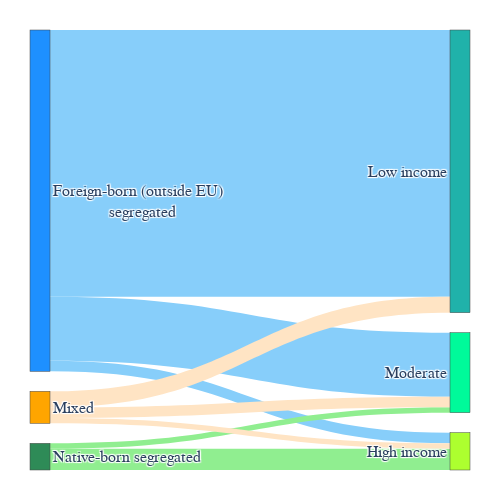

Notebook code cell kept with this figure:
### Markdown cell above
# Sankey

### Code cell
import plotly.graph_objects as go

NODES = dict(           
    label = ["Foreign-born (outside EU)<br>              segregated",
             "Native-born segregated", 
             "Mixed", 
             "Low income", 
             "High income", 
             "Moderate"],
    color = ["dodgerblue",  
             "seagreen",  
             "orange", 
             "lightseagreen", 
             "greenyellow", 
             "mediumspringgreen"],
)

LINKS = dict(   
    source = [0, 0, 0, 1, 1, 1, 2, 2, 2],
    target = [3, 4, 5, 3, 4, 5, 3, 4, 5],  
    value =  [50, 2, 12, 0, 4, 1, 3, 1, 2], 
    color = ["lightskyblue", "lightskyblue", "lightskyblue",      
             "lightgreen", "lightgreen", "lightgreen",  
             "bisque", "bisque", "bisque"],
)

data = go.Sankey(node=NODES, link=LINKS)
fig = go.Figure(data)

fig.update_layout(
    width=500, height=500,
    margin=dict(
        l=30,
        r=30,
        b=30,
        t=30,
        pad=9
    ),
    font=dict(family='Palatino', size=16),
)

fig.write_image('result_output/sankey_unavail.pdf', scale=10)
fig.show()

### Figure 1 — Plotly figure (JSON) as saved in the notebook; plotly's stock layout.template omitted (floating-point values rounded to 4 significant figures)
{"data": [{"link": {"color": ["lightskyblue", "lightskyblue", "lightskyblue", "lightgreen", "lightgreen", "lightgreen", "bisque", "bisque", "bisque"], "source": [0, 0, 0, 1, 1, 1, 2, 2, 2], "target": [3, 4, 5, 3, 4, 5, 3, 4, 5], "value": [50, 2, 12, 0, 4, 1, 3, 1, 2]}, "node": {"color": ["dodgerblue", "seagreen", "orange", "lightseagreen", "greenyellow", "mediumspringgreen"], "label": ["Foreign-born (outside EU)<br>              segregated", "Native-born segregated", "Mixed", "Low income", "High income", "Moderate"]}, "type": "sankey"}], "layout": {"font": {"family": "Palatino", "size": 16}, "height": 500, "margin": {"b": 30, "l": 30, "pad": 9, "r": 30, "t": 30}, "width": 500}}
